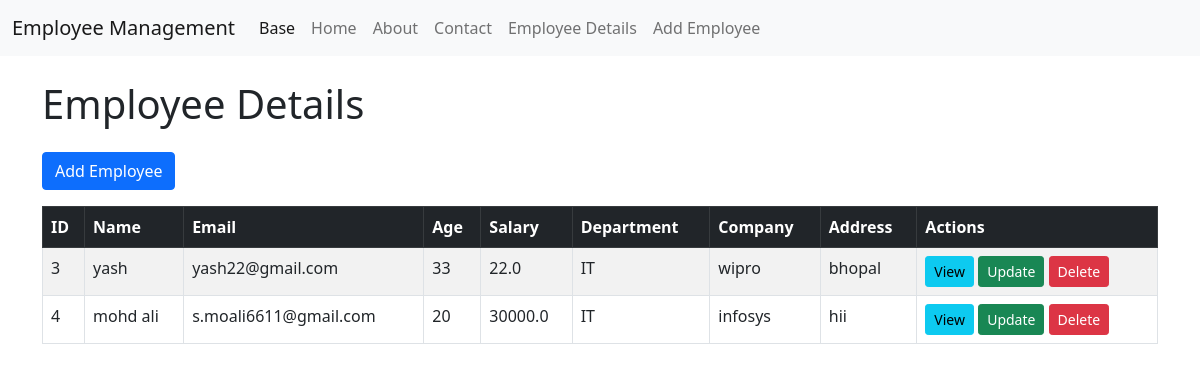
The app's page /empdata/ with its own data.
### app2/models.py (models this page shows, shortened)
class Employee(models.Model):
    name = models.CharField(max_length=50)
    email = models.EmailField(unique=True)
    age = models.IntegerField()
    salary = models.FloatField()
    address = models.TextField(max_length=200, default='Null')
    department = models.ForeignKey(
        Department,
        on_delete=models.SET_NULL,
        related_name='employees',
        null=True,
        blank=True
    )
    company = models.ForeignKey(
        Company,
        on_delete=models.SET_NULL,
        related_name='employees',
        null=True,
        blank=True
    )

class Department(models.Model):
    name = models.CharField(max_length=50)
    phone = models.CharField(max_length=15, unique=True)

class Company(models.Model):
    name = models.CharField(max_length=50)
    email = models.EmailField(unique=True)
    branchNumber = models.CharField(max_length=10, unique=True)
    location = models.TextField(max_length=200, default='Null')

### app2/views.py (the view)
def display(request):
    data = Employee.objects.all()
    return render(
        request,
        "empdata.html",
        {
            'employeedata': data
        }
    )

### templates/empdata.html (shortened to what this page needs)
{% extends 'base.html' %}
{% block content %}
<h1 class="mb-4">
    Employee Details
</h1>
<a
    href="{% url 'addemp' %}"
    class="btn btn-primary mb-3">
    Add Employee
</a>
<div class="table-responsive">
<table class="table table-bordered table-striped">
<thead class="table-dark">
<tr>
    <th>ID</th>
    <th>Name</th>
    <th>Email</th>
    <th>Age</th>
    <th>Salary</th>
    <th>Department</th>
    <th>Company</th>
    <th>Address</th>
    <th>Actions</th>
</tr>
</thead>
<tbody>
{% for row in employeedata %}
<tr>
    <td>
        {{ row.id }}
    </td>
    <td>
        {{ row.name }}
    </td>
    <td>
        {{ row.email }}
    </td>
    <td>
        {{ row.age }}
    </td>
    <td>
        {{ row.salary }}
    </td>
    <td>
        {% if row.department %}
            {{ row.department.name }}
        {% else %}
            -
        {% endif %}
    </td>
    <td>
        {% if row.company %}
            {{ row.company.name }}
        {% else %}
            -
        {% endif %}
    </td>
    <td>
        {{ row.address }}
    </td>
    <td>
        <a
            href="{% url 'employee_detail' row.id %}"
            class="btn btn-info btn-sm">
            View
        </a>
        <a
            href="{% url 'update_employee' row.id %}"
            class="btn btn-success btn-sm">
            Update
        </a>
        <a
            href="{% url 'delete_employee' row.id %}"
            class="btn btn-danger btn-sm">
            Delete
        </a>
    </td>
</tr>
{% endfor %}
</tbody>
</table>
</div>
{% endblock %}

### templates/base.html (shortened to what this page needs)
<!doctype html>
<html lang="en">
<head>
    <link
        href="https://cdn.jsdelivr.net/npm/bootstrap@5.0.2/dist/css/bootstrap.min.css"
        rel="stylesheet">
</head>
<body>
<nav class="navbar navbar-expand-lg navbar-light bg-light">
    <div class="container-fluid">
        <a class="navbar-brand" href="/">
            Employee Management
        </a>
        <div class="collapse navbar-collapse" id="navbarNav">
            <ul class="navbar-nav me-auto mb-2 mb-lg-0">
                <li class="nav-item">
                    <a class="nav-link active" href="/">
                        Base
                    </a>
                </li>
                <li class="nav-item">
                    <a class="nav-link" href="/">
                        Home
                    </a>
                </li>
                <li class="nav-item">
                    <a class="nav-link" href="#">
                        About
                    </a>
                </li>
                <li class="nav-item">
                    <a class="nav-link" href="contact">
                        Contact
                    </a>
                </li>
                <li class="nav-item">
                    <a
                        class="nav-link"
                        href="{% url 'empdata' %}">
                        Employee Details
                    </a>
                </li>
                <li class="nav-item">
                    <a
                        class="nav-link"
                        href="{% url 'addemp' %}">
                        Add Employee
                    </a>
                </li>
            </ul>
        </div>
    </div>
</nav>
<div class="container mt-4">
    {% block content %}
    {% endblock %}
</div>
</body>
</html>

### records on screen
Employee: id "3", name "yash", email "yash22@gmail.com", age "33", salary "22.0", department.name "IT", company.name "wipro", address "bhopal"
Employee: id "4", name "mohd ali", email "s.moali6611@gmail.com", age "20", salary "30000.0", department.name "IT", company.name "infosys", address "hii"
